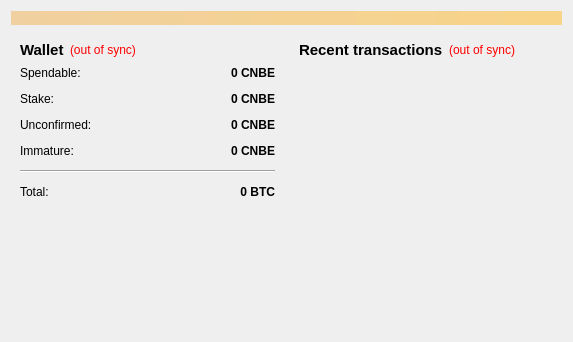
<?xml version="1.0" encoding="UTF-8"?>
<ui version="4.0">
 <class>OverviewPage</class>
 <widget class="QWidget" name="OverviewPage">
  <property name="geometry">
   <rect>
    <x>0</x>
    <y>0</y>
    <width>573</width>
    <height>342</height>
   </rect>
  </property>
  <property name="windowTitle">
   <string>Form</string>
  </property>
  <layout class="QVBoxLayout" name="topLayout">
   <item>
    <widget class="QLabel" name="labelAlerts">
     <property name="visible">
      <bool>false</bool>
     </property>
     <property name="styleSheet">
      <string notr="true">background-color: qlineargradient(x1: 0, y1: 0, x2: 1, y2: 0, stop:0 #F0D0A0, stop:1 #F8D488);  color:#000000
</string>
     </property>
     <property name="wordWrap">
      <bool>true</bool>
     </property>
     <property name="margin">
      <number>3</number>
     </property>
    </widget>
   </item>
   <item>
    <layout class="QHBoxLayout" name="horizontalLayout" stretch="1,1">
     <item>
      <layout class="QVBoxLayout" name="verticalLayout_2">
       <item>
        <widget class="QWidget" name="widget" native="true">
         <layout class="QVBoxLayout" name="verticalLayout_4">
          <item>
           <layout class="QHBoxLayout" name="horizontalLayout_4">
            <item>
             <widget class="QLabel" name="label_5">
              <property name="font">
               <font>
                <pointsize>11</pointsize>
                <weight>75</weight>
                <bold>true</bold>
               </font>
              </property>
              <property name="text">
               <string>Wallet</string>
              </property>
             </widget>
            </item>
            <item>
             <widget class="QLabel" name="labelWalletStatus">
              <property name="toolTip">
               <string>The displayed information may be out of date. Your wallet automatically synchronizes with the CoinBe network after a connection is established, but this process has not completed yet.</string>
              </property>
              <property name="styleSheet">
               <string notr="true">QLabel { color: red; }</string>
              </property>
              <property name="text">
               <string notr="true">(out of sync)</string>
              </property>
              <property name="alignment">
               <set>Qt::AlignLeading|Qt::AlignLeft|Qt::AlignVCenter</set>
              </property>
             </widget>
            </item>
            <item>
             <spacer name="horizontalSpacer_2">
              <property name="orientation">
               <enum>Qt::Horizontal</enum>
              </property>
              <property name="sizeHint" stdset="0">
               <size>
                <width>40</width>
                <height>20</height>
               </size>
              </property>
             </spacer>
            </item>
           </layout>
          </item>
          <item>
           <layout class="QFormLayout" name="formLayout_2">
            <property name="fieldGrowthPolicy">
             <enum>QFormLayout::AllNonFixedFieldsGrow</enum>
            </property>
            <property name="horizontalSpacing">
             <number>12</number>
            </property>
            <property name="verticalSpacing">
             <number>12</number>
            </property>
            <item row="0" column="0">
             <widget class="QLabel" name="label">
              <property name="text">
               <string>Spendable:</string>
              </property>
             </widget>
            </item>
            <item row="0" column="1">
             <widget class="QLabel" name="labelBalance">
              <property name="font">
               <font>
                <weight>75</weight>
                <bold>true</bold>
               </font>
              </property>
              <property name="cursor">
               <cursorShape>IBeamCursor</cursorShape>
              </property>
              <property name="toolTip">
               <string>Your current spendable balance</string>
              </property>
              <property name="text">
               <string notr="true">0 CNBE</string>
              </property>
              <property name="alignment">
               <set>Qt::AlignRight|Qt::AlignTrailing|Qt::AlignVCenter</set>
              </property>
              <property name="textInteractionFlags">
               <set>Qt::LinksAccessibleByMouse|Qt::TextSelectableByKeyboard|Qt::TextSelectableByMouse</set>
              </property>
             </widget>
            </item>
            <item row="1" column="0">
             <widget class="QLabel" name="label_6">
              <property name="text">
               <string>Stake:</string>
              </property>
             </widget>
            </item>
            <item row="1" column="1">
             <widget class="QLabel" name="labelStake">
              <property name="font">
               <font>
                <weight>75</weight>
                <bold>true</bold>
               </font>
              </property>
              <property name="cursor">
               <cursorShape>IBeamCursor</cursorShape>
              </property>
              <property name="toolTip">
               <string>Total of coins that was staked, and do not yet count toward the current balance</string>
              </property>
              <property name="text">
               <string notr="true">0 CNBE</string>
              </property>
              <property name="alignment">
               <set>Qt::AlignRight|Qt::AlignTrailing|Qt::AlignVCenter</set>
              </property>
              <property name="textInteractionFlags">
               <set>Qt::LinksAccessibleByMouse|Qt::TextSelectableByKeyboard|Qt::TextSelectableByMouse</set>
              </property>
             </widget>
            </item>
            <item row="2" column="0">
             <widget class="QLabel" name="label_3">
              <property name="text">
               <string>Unconfirmed:</string>
              </property>
             </widget>
            </item>
            <item row="2" column="1">
             <widget class="QLabel" name="labelUnconfirmed">
              <property name="font">
               <font>
                <weight>75</weight>
                <bold>true</bold>
               </font>
              </property>
              <property name="cursor">
               <cursorShape>IBeamCursor</cursorShape>
              </property>
              <property name="toolTip">
               <string>Total of transactions that have yet to be confirmed, and do not yet count toward the current balance</string>
              </property>
              <property name="text">
               <string notr="true">0 CNBE</string>
              </property>
              <property name="alignment">
               <set>Qt::AlignRight|Qt::AlignTrailing|Qt::AlignVCenter</set>
              </property>
              <property name="textInteractionFlags">
               <set>Qt::LinksAccessibleByMouse|Qt::TextSelectableByKeyboard|Qt::TextSelectableByMouse</set>
              </property>
             </widget>
            </item>
            <item row="3" column="0">
             <widget class="QLabel" name="labelImmatureText">
              <property name="text">
               <string>Immature:</string>
              </property>
             </widget>
            </item>
            <item row="3" column="1">
             <widget class="QLabel" name="labelImmature">
              <property name="font">
               <font>
                <weight>75</weight>
                <bold>true</bold>
               </font>
              </property>
              <property name="toolTip">
               <string>Mined balance that has not yet matured</string>
              </property>
              <property name="text">
               <string notr="true">0 CNBE</string>
              </property>
              <property name="alignment">
               <set>Qt::AlignRight|Qt::AlignTrailing|Qt::AlignVCenter</set>
              </property>
              <property name="textInteractionFlags">
               <set>Qt::LinksAccessibleByMouse|Qt::TextSelectableByKeyboard|Qt::TextSelectableByMouse</set>
              </property>
             </widget>
            </item>
            <item row="4" column="0" colspan="2">
             <widget class="Line" name="line">
              <property name="orientation">
               <enum>Qt::Horizontal</enum>
              </property>
             </widget>
            </item>
            <item row="5" column="0">
             <widget class="QLabel" name="labelTotalText">
              <property name="text">
               <string>Total:</string>
              </property>
             </widget>
            </item>
            <item row="5" column="1">
             <widget class="QLabel" name="labelTotal">
              <property name="font">
               <font>
                <weight>75</weight>
                <bold>true</bold>
               </font>
              </property>
              <property name="cursor">
               <cursorShape>IBeamCursor</cursorShape>
              </property>
              <property name="toolTip">
               <string>Your current total balance</string>
              </property>
              <property name="text">
               <string notr="true">0 BTC</string>
              </property>
              <property name="alignment">
               <set>Qt::AlignRight|Qt::AlignTrailing|Qt::AlignVCenter</set>
              </property>
              <property name="textInteractionFlags">
               <set>Qt::LinksAccessibleByMouse|Qt::TextSelectableByKeyboard|Qt::TextSelectableByMouse</set>
              </property>
             </widget>
            </item>
           </layout>
          </item>
         </layout>
        </widget>
       </item>
       <item>
        <spacer name="verticalSpacer">
         <property name="orientation">
          <enum>Qt::Vertical</enum>
         </property>
         <property name="sizeHint" stdset="0">
          <size>
           <width>20</width>
           <height>40</height>
          </size>
         </property>
        </spacer>
       </item>
      </layout>
     </item>
     <item>
      <layout class="QVBoxLayout" name="verticalLayout_3">
       <item>
        <widget class="QWidget" name="widget_2" native="true">
         <layout class="QVBoxLayout" name="verticalLayout">
          <item>
           <layout class="QHBoxLayout" name="horizontalLayout_2">
            <item>
             <widget class="QLabel" name="label_4">
              <property name="font">
               <font>
                <pointsize>11</pointsize>
                <weight>75</weight>
                <bold>true</bold>
               </font>
              </property>
              <property name="text">
               <string>&lt;b&gt;Recent transactions&lt;/b&gt;</string>
              </property>
             </widget>
            </item>
            <item>
             <widget class="QLabel" name="labelTransactionsStatus">
              <property name="toolTip">
               <string>The displayed information may be out of date. Your wallet automatically synchronizes with the CoinBe network after a connection is established, but this process has not completed yet.</string>
              </property>
              <property name="styleSheet">
               <string notr="true">QLabel { color: red; }</string>
              </property>
              <property name="text">
               <string notr="true">(out of sync)</string>
              </property>
              <property name="alignment">
               <set>Qt::AlignRight|Qt::AlignTrailing|Qt::AlignVCenter</set>
              </property>
             </widget>
            </item>
            <item>
             <spacer name="horizontalSpacer">
              <property name="orientation">
               <enum>Qt::Horizontal</enum>
              </property>
              <property name="sizeHint" stdset="0">
               <size>
                <width>40</width>
                <height>20</height>
               </size>
              </property>
             </spacer>
            </item>
           </layout>
          </item>
          <item>
           <widget class="QListView" name="listTransactions">
            <property name="styleSheet">
             <string notr="true">QListView { background: transparent; }</string>
            </property>
            <property name="frameShape">
             <enum>QFrame::NoFrame</enum>
            </property>
            <property name="verticalScrollBarPolicy">
             <enum>Qt::ScrollBarAlwaysOff</enum>
            </property>
            <property name="horizontalScrollBarPolicy">
             <enum>Qt::ScrollBarAlwaysOff</enum>
            </property>
            <property name="selectionMode">
             <enum>QAbstractItemView::NoSelection</enum>
            </property>
           </widget>
          </item>
         </layout>
        </widget>
       </item>
      </layout>
     </item>
    </layout>
   </item>
  </layout>
 </widget>
 <resources/>
 <connections/>
</ui>
